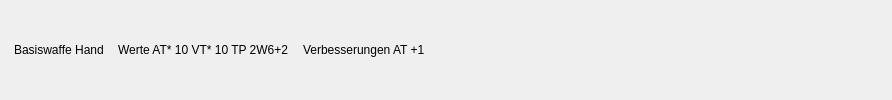
      <widget class="QWidget" name="labelContainerW6" native="true">
       <layout class="QHBoxLayout" name="horizontalLayout_16">
        <property name="spacing">
         <number>0</number>
        </property>
        <property name="leftMargin">
         <number>0</number>
        </property>
        <property name="topMargin">
         <number>0</number>
        </property>
        <property name="rightMargin">
         <number>0</number>
        </property>
        <property name="bottomMargin">
         <number>0</number>
        </property>
        <item>
         <widget class="QLabel" name="labelW6Basis">
          <property name="minimumSize">
           <size>
            <width>0</width>
            <height>30</height>
           </size>
          </property>
          <property name="text">
           <string>Basiswaffe Hand</string>
          </property>
          <property name="margin">
           <number>0</number>
          </property>
          <property name="indent">
           <number>14</number>
          </property>
         </widget>
        </item>
        <item>
         <widget class="QLabel" name="labelW6Werte">
          <property name="minimumSize">
           <size>
            <width>0</width>
            <height>30</height>
           </size>
          </property>
          <property name="text">
           <string>Werte AT* 10 VT* 10 TP 2W6+2</string>
          </property>
          <property name="indent">
           <number>14</number>
          </property>
         </widget>
        </item>
        <item>
         <widget class="QLabel" name="labelW6Mods">
          <property name="minimumSize">
           <size>
            <width>0</width>
            <height>30</height>
           </size>
          </property>
          <property name="text">
           <string>Verbesserungen AT +1</string>
          </property>
          <property name="indent">
           <number>14</number>
          </property>
         </widget>
        </item>
        <item>
         <spacer name="horizontalSpacer_7">
          <property name="orientation">
           <enum>Qt::Horizontal</enum>
          </property>
          <property name="sizeHint" stdset="0">
           <size>
            <width>467</width>
            <height>20</height>
           </size>
          </property>
         </spacer>
        </item>
       </layout>
      </widget>
